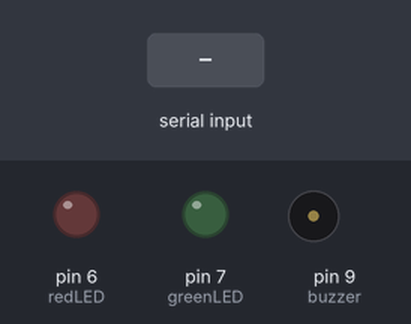
This sketch was run on a simulated Arduino Uno, built with avr-gcc and run on an emulated ATmega328P. Parts: output pins drawn as LEDs (lit = HIGH), buzzer (waves = sounding, pin HIGH). Inputs (shaded band) come from the test bench.

Above: at 1.2 s.
1.3 s: "1" received over Serial
At 2.1 s:
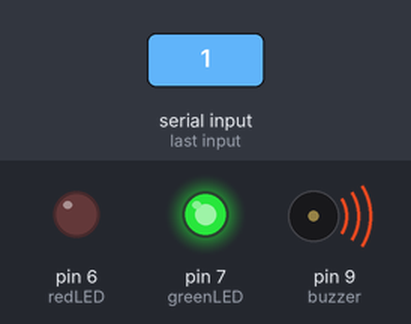
At 3.1 s:
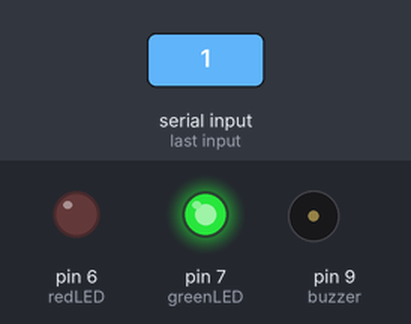
3.8 s: "0" received over Serial
At 4.3 s:
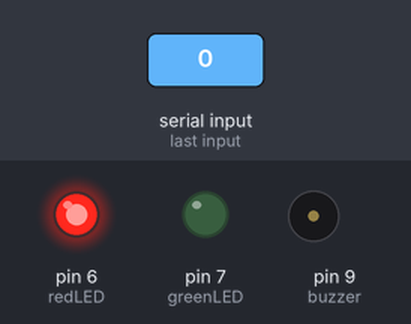
Timing chart, 0 to 6.8 s (numbered marks = the images above; inputs shaded):
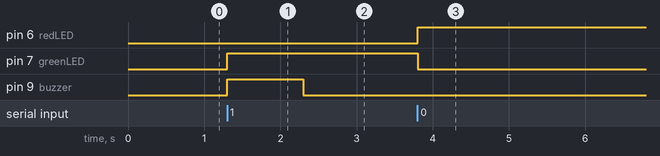

The sketch:

ard.ino
```cpp
const int greenLED = 7;  // LED for normal condition
const int redLED = 6;    // LED for high crowd alert
const int buzzer = 9;    // Buzzer connected to pin 9
char data;

void setup() {
    pinMode(greenLED, OUTPUT);
    pinMode(redLED, OUTPUT);
    pinMode(buzzer, OUTPUT);
    Serial.begin(9600);
}

void loop() {
    if (Serial.available() > 0) {
        data = Serial.read();

        if (data == '1') {
            digitalWrite(greenLED, HIGH); // Turn on Green LED
            digitalWrite(redLED, LOW);    // Turn off Red LED
            digitalWrite(buzzer, HIGH);   // Turn on buzzer
            delay(1000);                  // Buzzer on for 1 sec
            digitalWrite(buzzer, LOW);    // Turn off buzzer
        } else {
            digitalWrite(greenLED, LOW);
            digitalWrite(redLED, HIGH);   // Turn on Red LED
            digitalWrite(buzzer, LOW);    // Ensure buzzer is off
        }
    }
}
```

Measured:
- after the input at 1.3 s, pin 7 (greenLED): LOW → HIGH at once; pin 9 (buzzer): LOW → HIGH at once, → LOW 1.0 s later
- after the input at 3.8 s, pin 6 (redLED): LOW → HIGH at once; pin 7 (greenLED): HIGH → LOW at once
